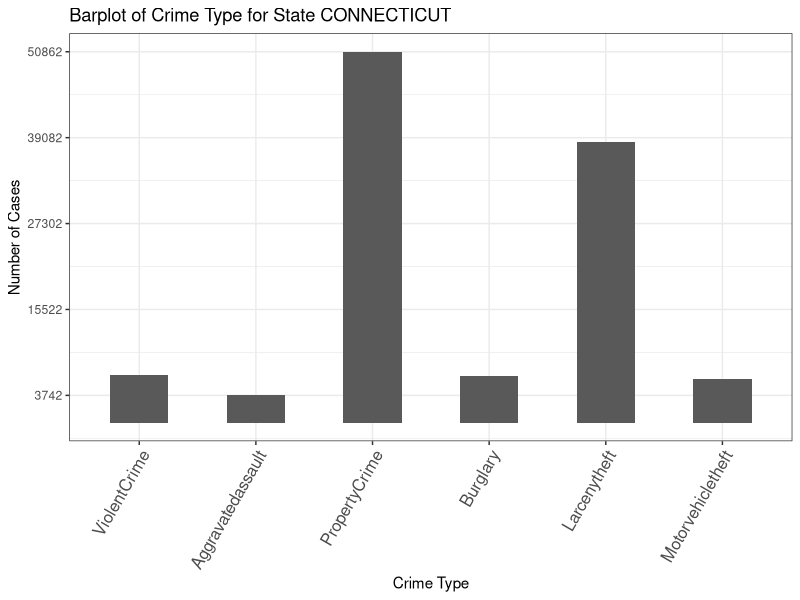
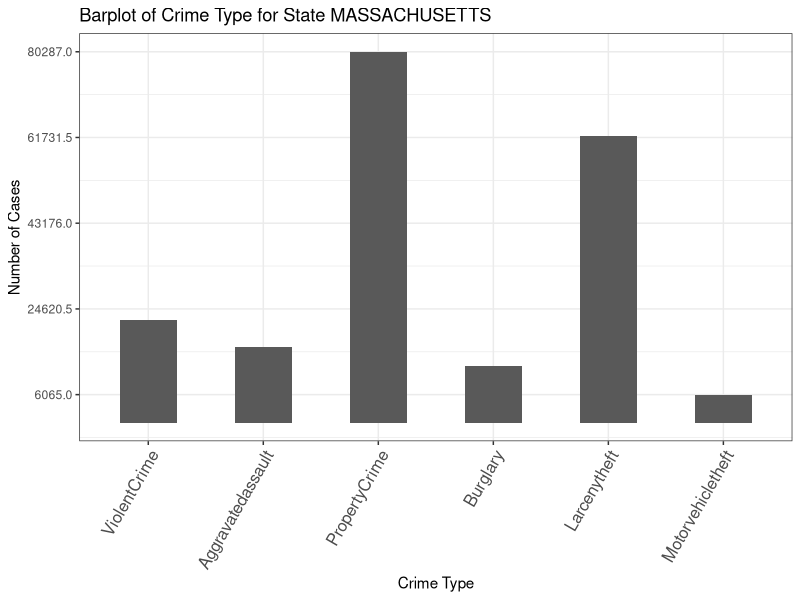
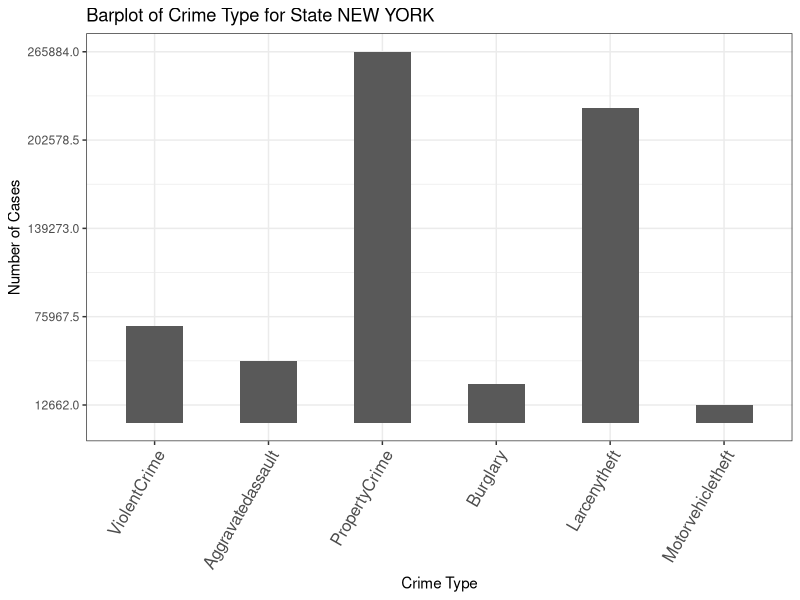
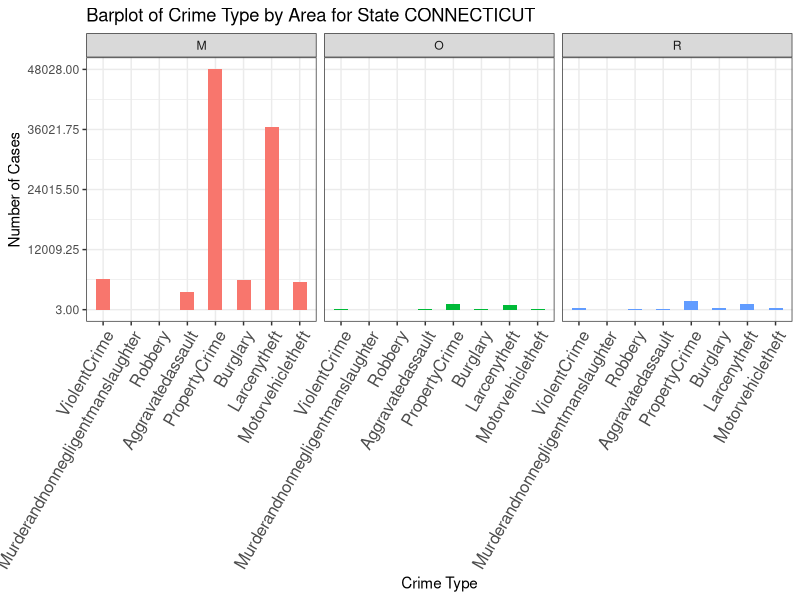
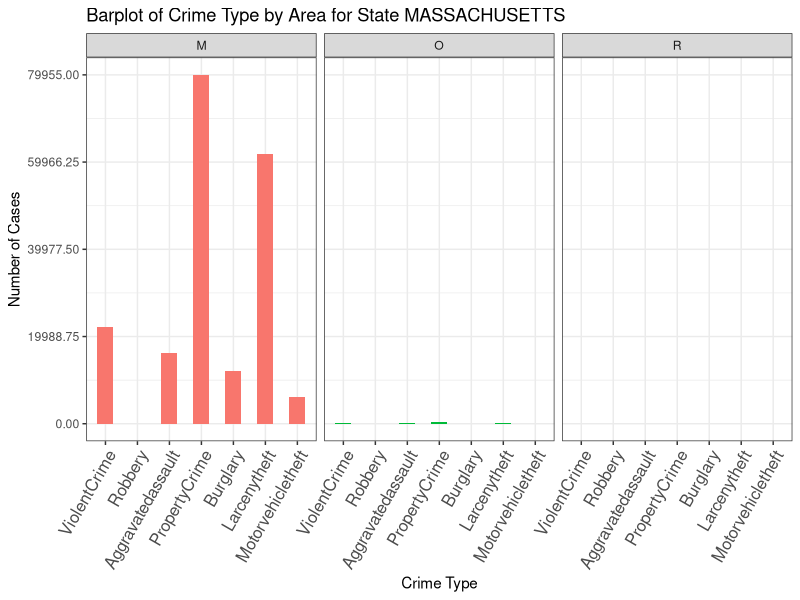
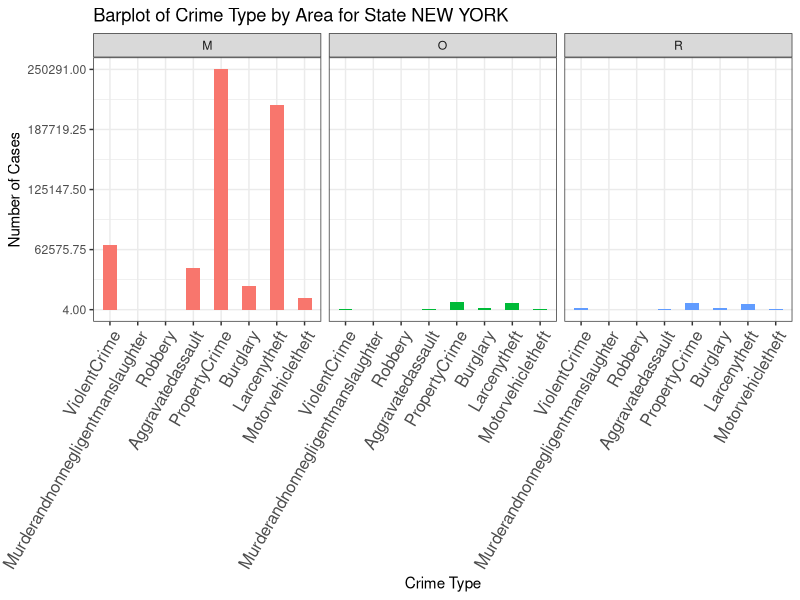
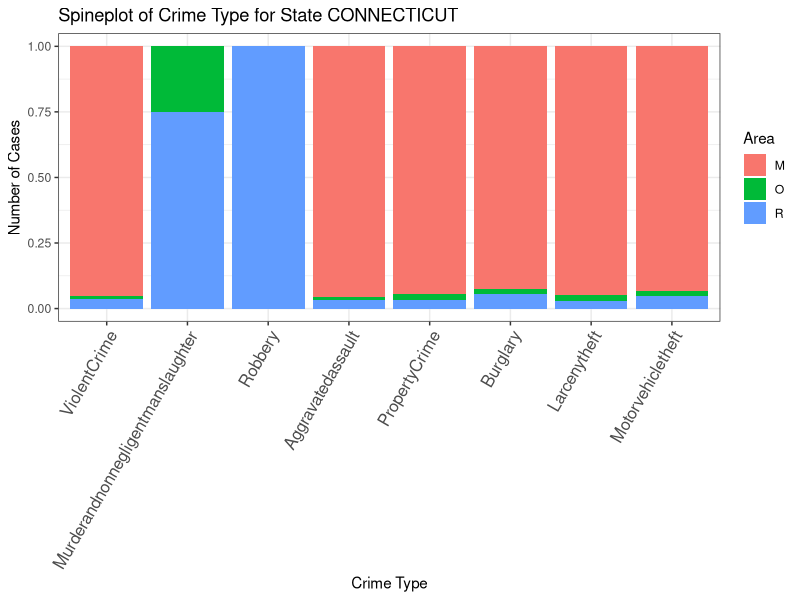
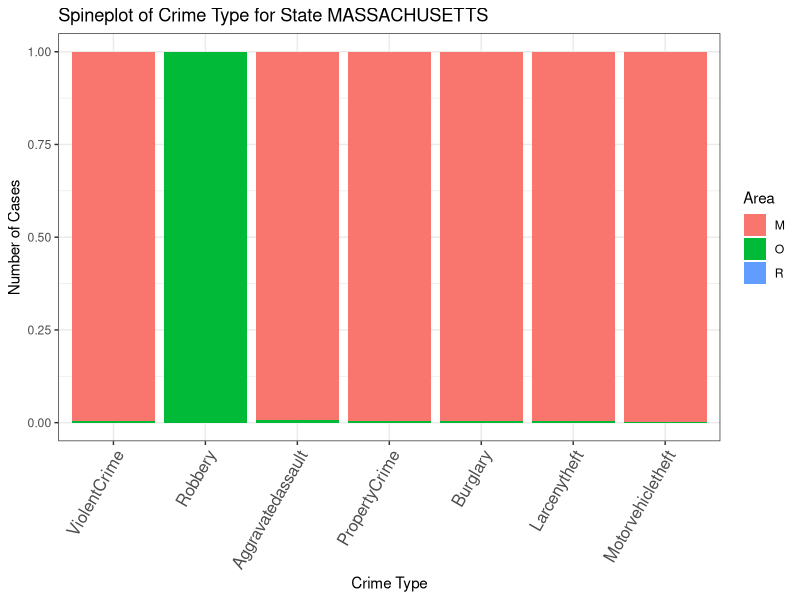

The R script that drew these images, in order:
## ---- chunk 1
library(ggplot2)
library(tidyr)
library(dplyr)

dt <- read.csv("../raw data/alldata_Part1.csv")


### By area by crime type ###

visual.fun <- function(year=NULL, state = 'WISCONSIN',  type='reported', data=dt){
  
  #mydata <- paste(paste("Data", year, sep=""), "Part1", sep = "_")
  indicator <- ifelse(type=='reported', 'Y', 'N')
  
  if(!is.null(year)){
    mydata <- data[which(data$Year == year),]
    
    fig <- 
      mydata  %>%
      filter(State == state) %>%
      gather(., crimetype, number_of_crime, ViolentCrime:Motorvehicletheft, factor_key = TRUE) %>%
      filter(Actual == indicator)%>%
      filter(!is.na(as.numeric(number_of_crime)))
    
    fig$number_of_crime <- as.numeric(fig$number_of_crime)
    
    min.dt <- min(fig$number_of_crime, na.rm = T)
    max.dt <- max(fig$number_of_crime, na.rm = T)
    
    p1 <- ggplot(aes(x=crimetype, y=number_of_crime,fill=Area), data=fig) +
      geom_bar(stat="identity", width=.5, position = "dodge") +
      facet_wrap(~Area)+
      scale_y_continuous(breaks = seq(min.dt, max.dt, length.out = 5)) + 
      xlab("Crime Type") +
      ylab("Number of Cases") + 
      ggtitle(paste("Barplot of Crime Type by Area for State", state, sep=" ")) +
      theme_bw() +
      theme(axis.text.x = element_text(size = 12, angle = 60, hjust = 1),
            legend.position = 'none') 
    
    
    ### by crime type ###
    
    fig1 <- 
      mydata  %>%
      filter(State == state) %>%
      gather(., crimetype, number_of_crime, ViolentCrime:Motorvehicletheft, factor_key = TRUE) %>%
      filter(Actual == indicator) %>%
      group_by(State, crimetype) %>%
      summarise(total = sum(as.numeric(number_of_crime))) %>%
      filter(!is.na(total))
    
    
    min.dt <- min(fig1$total, na.rm = T)
    max.dt <- max(fig1$total, na.rm = T)
    
    
    p2 <- ggplot(aes(x=crimetype, y=total), data=fig1) +
      geom_bar(stat="identity", width=.5, position = "dodge") +
      scale_y_continuous(breaks = seq(min.dt, max.dt, length.out = 5)) + 
      xlab("Crime Type") +
      ylab("Number of Cases") + 
      ggtitle(paste("Barplot of Crime Type for State", state, sep=" ")) +
      theme_bw() +
      theme(axis.text.x = element_text(size = 12, angle = 60, hjust = 1),
            legend.position = 'none') 
    
    
    ### Spine plot ###
    
    p3 <- ggplot(aes(x=crimetype, y=number_of_crime, fill=Area), data=fig) +
      geom_bar(stat="identity", position="fill") +
      xlab("Crime Type") +
      ylab("Number of Cases") + 
      ggtitle(paste("Spineplot of Crime Type for State", state, sep=" ")) +
      theme_bw() +
      theme(axis.text.x = element_text(size = 12, angle = 60, hjust = 1)) 
    
    return.list <- list("Barplot.by.area" = p1, 
                        "Barplot.by.type" = p2,
                        "spineplot" = p3)
  }
  
  if(is.null(year)){
    ## property crime & violent crime ## 

    
    fig1 <- 
      dt  %>%
      filter(State == state) %>%
      gather(., crimetype, number_of_crime, ViolentCrime:Motorvehicletheft, factor_key = TRUE) %>%
      filter(Actual == indicator) %>%
      group_by(Year, State, crimetype) %>%
      summarise(total = sum(as.numeric(number_of_crime))) %>%
      filter(!is.na(total)) %>%
      filter(crimetype %in% c("PropertyCrime", "ViolentCrime")) %>%
      arrange(Year, crimetype)
    
    fig1$Year <- as.character(fig1$Year)
    
    min.dt <- min(fig1$total)
    max.dt <- max(fig1$total)
    
    p4 <- ggplot(aes(x=Year, y=total, group=crimetype, col=crimetype), data=fig1) +
      geom_line()+
      scale_y_continuous(breaks = seq(min.dt, max.dt, length.out = 10)) + 
      #scale_x_discrete()
      xlab("Year") +
      ylab("Number of Cases") + 
      ggtitle(paste("Lineplot of Number of Crimes by Year", state, sep="~")) +
      theme_bw() +
      theme(axis.text.x = element_text(size = 12, angle = 60, hjust = 1),
            legend.position = 'right') 
    
    return.list <- list("lineplot" = p4)
  }
  
  
  return(return.list)
  
}
## ---- chunk 2
fig_CT <- visual.fun(year = 2019, state = "CONNECTICUT")  
fig_MA <- visual.fun(year = 2019, state = "MASSACHUSETTS") 
fig_NY <- visual.fun(year = 2019, state = "NEW YORK")  

# The three Barplot.by.type plots show that in all of the states, "property crime" 
# occurred way more frequent than "violent crime", because it is obviously "easier"
# to conduct property crimes. And in the property crime category, "larceny theft"
# is the most frequently occurred one. This observation holds true in almost all 
# of the cases.

fig_CT$Barplot.by.type
fig_MA$Barplot.by.type
fig_NY$Barplot.by.type

# After dividing the crimes by regions, we can see that most crimes in these 3 
# states occurred in metropolitan area, which makes sense as this area is the 
# most populated region, so the crime cases were not surprisingly higher. 
# However, the cases of "robbery" and "murder and non negligent manslaughter" 
# mainly occurred in outside of metropolitan and rural areas. This result may 
# draw attention to potential policy changes on the arrangement of armed police
# officers and weapon distribution.
  
fig_CT$Barplot.by.area
fig_MA$Barplot.by.area
fig_NY$Barplot.by.area

# It is shown more clearly here that, in the New England States, most of the 
# crimes except "robbery" and "murder and non negligent manslaughter" occur in
# metropolitan area.
fig_CT$spineplot
fig_MA$spineplot
fig_NY$spineplot


## ---- chunk 3
fig_ID <- visual.fun(year = 2019, state = "IDAHO")  
fig_ME <- visual.fun(year = 2019, state = "MAINE") 

# We can tell that for state IDAHO and MAINE, "property crime" is also the most 
# frequently occurred crime, and among it, "larceny theft" is the most one. This
# consist with our conclusion before. 

fig_ID$Barplot.by.type
fig_ME$Barplot.by.type

# However, it's quite obvious that in region "outside of metropolitan area" and 
# "rural area", the number of crime cases appear to be more. But because of the 
# difference in scales, we need to look at the relative proportion graphs below.
fig_ID$Barplot.by.area
fig_ME$Barplot.by.area

# The graphs here verify our hypothesis. The graph structure is very different 
# from the ones in New England states. The proportion of each crimes in area "M:
# are visibly larger, especially for "murder and non negligent 
# manslaughter". While in New England states, metropolitan barely has any
# contribution to it, but in these two states, the percentage increases a lot.
# In Maine, the contribution of each region to the crime is a lot more even.

fig_ID$spineplot
fig_ME$spineplot


## ---- chunk 4
fig_AL <- visual.fun(year = 2019, state = "ALABAMA")  
fig_LO <- visual.fun(year = 2019, state = "LOUISIANA") 


fig_AL$Barplot.by.type
fig_LO$Barplot.by.type

fig_AL$Barplot.by.area
fig_LO$Barplot.by.area


fig_AL$spineplot
fig_LO$spineplot


